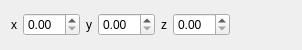
<?xml version="1.0" encoding="UTF-8"?>
<ui version="4.0">
 <class>Form</class>
 <widget class="QWidget" name="Form">
  <property name="geometry">
   <rect>
    <x>0</x>
    <y>0</y>
    <width>302</width>
    <height>50</height>
   </rect>
  </property>
  <property name="windowTitle">
   <string>Form</string>
  </property>
  <layout class="QVBoxLayout" name="verticalLayout">
   <item>
    <layout class="QHBoxLayout" name="horizontalLayout">
     <item>
      <widget class="QLabel" name="label">
       <property name="text">
        <string>x</string>
       </property>
      </widget>
     </item>
     <item>
      <widget class="QDoubleSpinBox" name="uiX"/>
     </item>
     <item>
      <widget class="QLabel" name="label_2">
       <property name="text">
        <string>y</string>
       </property>
      </widget>
     </item>
     <item>
      <widget class="QDoubleSpinBox" name="uiY"/>
     </item>
     <item>
      <widget class="QLabel" name="label_3">
       <property name="text">
        <string>z</string>
       </property>
      </widget>
     </item>
     <item>
      <widget class="QDoubleSpinBox" name="uiZ"/>
     </item>
     <item>
      <spacer name="horizontalSpacer">
       <property name="orientation">
        <enum>Qt::Horizontal</enum>
       </property>
       <property name="sizeHint" stdset="0">
        <size>
         <width>40</width>
         <height>20</height>
        </size>
       </property>
      </spacer>
     </item>
    </layout>
   </item>
  </layout>
 </widget>
 <resources/>
 <connections/>
</ui>
